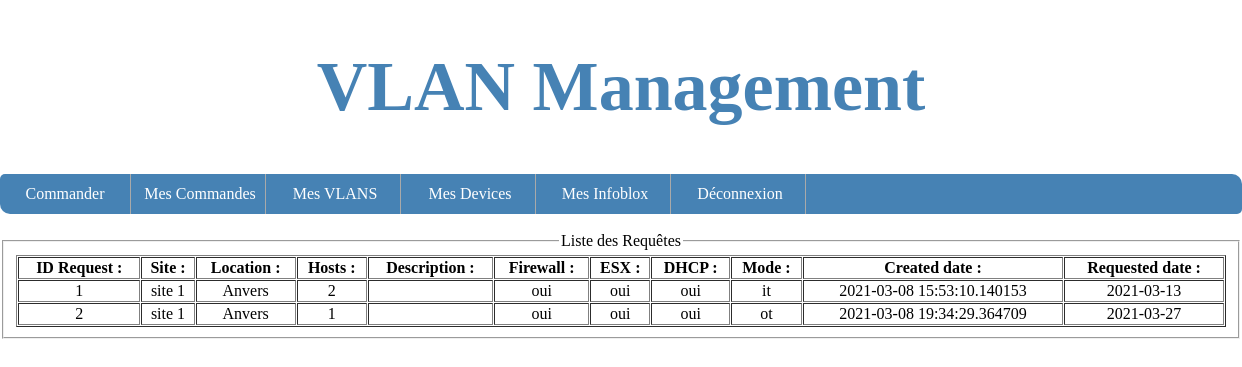
The app's page /orders (signed in) with its own data.
### app.py (models this page shows)
class Request(db.Model):
    id = db.Column(db.Integer, primary_key=True)
    id_user = db.Column(db.Integer, db.ForeignKey('user.id'))
    id_site = db.Column(db.Integer, db.ForeignKey('site.id'))
    hosts = db.Column(db.Integer, nullable=True)
    description = db.Column(db.String(50), nullable=True)
    content = db.Column(db.String(50), nullable=True)
    firewall = db.Column(db.String(50), nullable=True)
    esx = db.Column(db.String(50), nullable=True)
    dhcp = db.Column(db.String(50), nullable=True)
    mode = db.Column(db.String(50), nullable=True)
    created_date = db.Column(db.String(50), nullable=True)
    requested_date = db.Column(db.String(50), nullable=True)
    VLAN = db.relationship('VLAN', backref='request', uselist=False)

class Site(db.Model):
    id = db.Column(db.Integer, primary_key=True)
    city = db.Column(db.String(200), nullable=True)
    name = db.Column(db.String(200), nullable=True)

### app.py (the view)
@app.route('/orders', methods=['POST', 'GET'])
def orders():
        results=db.session.query(Request,Site).join(Request).filter(Request.id_user==current_user.id).all()
        return render_template('/client/myorders.html', datas=results)

### app.py (called while the page is built)
@login_manager.user_loader
def load_user(user_id):
    return User.query.get(int(user_id))

### templates/client/myorders.html
{% extends 'layouts/default.html' %}
{% block body %}
    {% include 'layouts/clientnav.html' %}
<br/>
    <fieldset>
        <legend>Liste des Requêtes</legend>
<table border=1 width=100% cellspacing=1 cellpadding=1>
        <tr>
            <th>ID Request :</th>
            <th>Site :</th>
            <th>Location :</th>
            <th>Hosts :</th>
            <th>Description :</th>
            <th>Firewall :</th>
            <th>ESX :</th>
            <th>DHCP :</th>
            <th>Mode :</th>
            <th>Created date :</th>
            <th>Requested date :</th>
        </tr>
        <tr>
            {% for data in datas %}
            <td>{{data.Request.id }}</td>
                <td>{{data.Site.name }}</td>
                <td>{{data.Site.city }}</td>
            <td>{{data.Request.hosts}}</td>
            <td>{{data.Request.description}}</td>
            <td>{{data.Request.firewall}}</td>
            <td>{{data.Request.esx}}</td>
            <td>{{data.Request.dhcp}}</td>
            <td>{{data.Request.mode}}</td>
            <td>{{data.Request.created_date}}</td>
            <td>{{data.Request.requested_date}}</td>
         </tr>
        {% endfor %}
</table>
        </fieldset>
{% endblock %}

### static/styles/style.css (style rules this page uses)
html, body { margin:0; padding:0; height:100%; }
body { background-color: white; font-family: 'Bahnschrift Regular'; background-attachment: fixed; background-size: 100%; text-align: center; }
html { height: 100%; box-sizing: border-box; }
html, body { margin:0; padding:0; padding-bottom: 6rem; min-height: 100%; margin: 0; position: relative; }

### records on screen
Request: Request.id "1", Site.name "site 1", Site.city "Anvers", Request.hosts "2", Request.firewall "oui", Request.esx "oui", Request.dhcp "oui", Request.mode "it", Request.created_date "2021-03-08 15:53:10.140153", Request.requested_date "2021-03-13"
Request: Request.id "2", Site.name "site 1", Site.city "Anvers", Request.hosts "1", Request.firewall "oui", Request.esx "oui", Request.dhcp "oui", Request.mode "ot", Request.created_date "2021-03-08 19:34:29.364709", Request.requested_date "2021-03-27"
